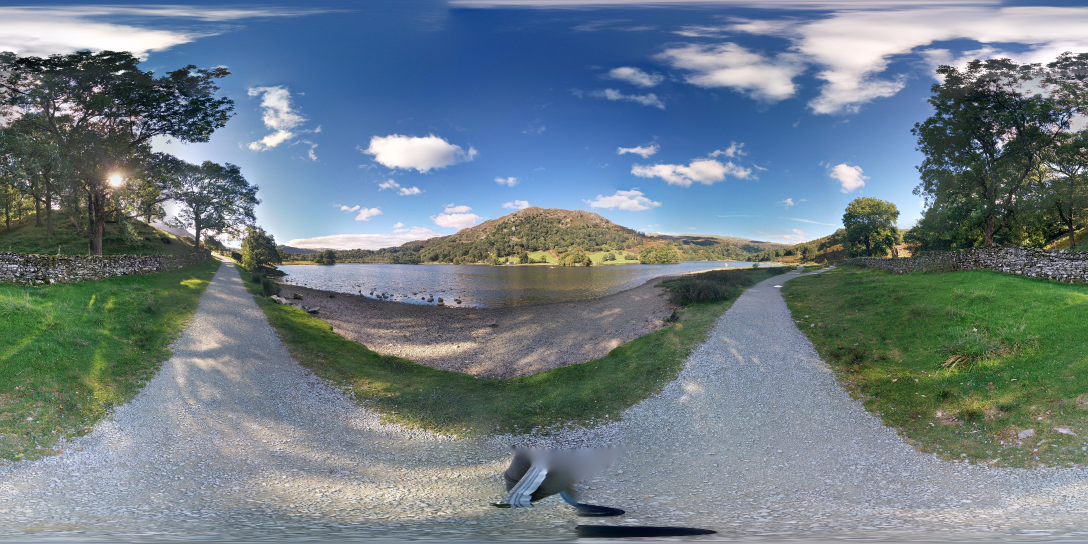
%> input picture monodepth/equirectangular.jpg, 2176 x 1088 px (shown at 1/2 size)
$ octave rotate_test.m   (GNU Octave 9; MATLAB toolbox functions it lacks are replaced by stand-ins)
%> lines starting %> are read from the running program, lines starting %| are printed output that depends on the picture
### calibration/rotate.m
function [output_image] = rotate(input_image, euler_angles)
%rotate Rotate the equirectangular image with the given rotation in the
% format of Euler angles.

    % Image width and height.
    w = size(input_image, 2);
    h = size(input_image, 1);
    output_image = zeros(h, w, 3);

    % Generate latitude and longitude grid.
    [S, T] = lat_long_grid(w, h);

    % Convert to Cartesian coordinates.
    X = cat(3, cos(T) .* sin(S), sin(T), cos(T) .* cos(S));
    X = reshape(permute(X, [3, 1, 2]), 3, []);

    % Create rotation matrix using inverse warp.
    euler_angles = - euler_angles;
    R = [
            cos(euler_angles(3)), - sin(euler_angles(3)), 0;
            sin(euler_angles(3)), cos(euler_angles(3)), 0;
            0, 0, 1
        ];
    R = [
            cos(euler_angles(2)), 0, sin(euler_angles(2));
            0, 1, 0;
            - sin(euler_angles(2)), 0, cos(euler_angles(2))
        ] * R;
    R = [
            1, 0, 0;
            0, cos(euler_angles(1)), - sin(euler_angles(1));
            0, sin(euler_angles(1)), cos(euler_angles(1))
        ] * R;

    % Rotate and convert back to UV coordinates.
    X = reshape(R * X, [3, h, w]);
    S = atan2(X(1, :, :), X(3, :, :));
    T = atan2(X(2, :, :), sqrt(X(1, :, :) .^ 2 + X(3, :, :) .^ 2));
    U = 1 + (w - 1) * (pi + S) / (2 * pi);
    V = 1 + (h - 1) * (pi / 2 + T) / pi;

    % Use bilinear sampling.
    output_image(:, :, 1) = interp2(input_image(:, :, 1), U, V, 'linear', 0);
    output_image(:, :, 2) = interp2(input_image(:, :, 2), U, V, 'linear', 0);
    output_image(:, :, 3) = interp2(input_image(:, :, 3), U, V, 'linear', 0);
end

### calibration/lat_long_grid.m
function [S, T] = lat_long_grid(w, h)
%lat_long_grid Create grid of latitude and longitude coordinates for an
% equirectangular image.
    [S, T] = meshgrid(linspace(-pi + 1e-6, pi - 1e-6, w), linspace(-pi / 2 + 1e-6, pi / 2 - 1e-6, h));
end

### calibration/rotate_test.m
equirectangular_image = imresize(im2double(imread('../monodepth/equirectangular.jpg')), [1024, 2048]);

rx = [0, 0, 0.5];
ry = [-0.5, 0.5, 0];
rz = [0, 0, 0.5];

for index = 1:3
    rotated_image = rotate(equirectangular_image, [rx(index), ry(index), rz(index)]);
    imwrite(rotated_image, sprintf('rotate_test_%d.jpg', index - 1));
end
%> this loop made 3 passes
%> pass 1, `rotated_image = rotate(equirectangular_image, [rx(index), ry(index), r..`:
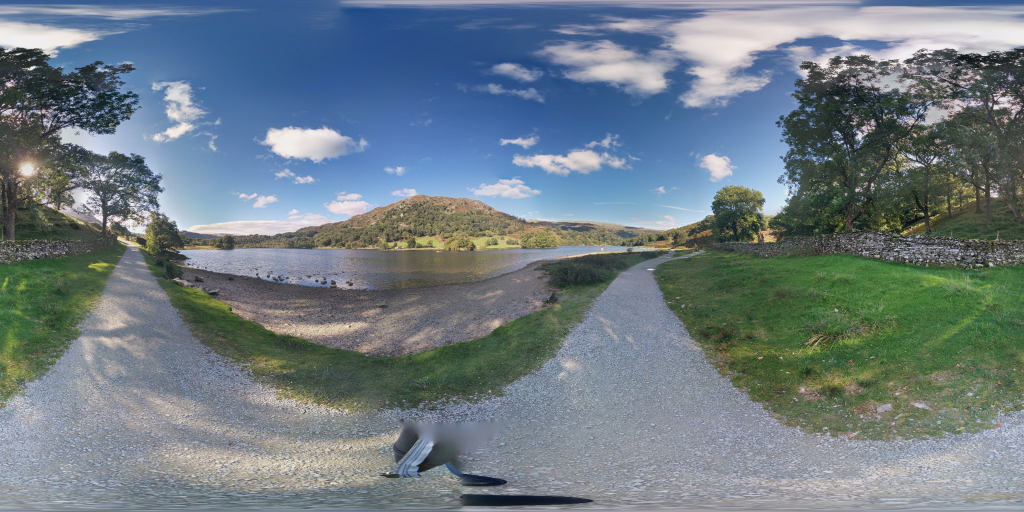
%> rotated_image: size 1024x2048x3 double (shown at 1/2 size); mean R, G, B 0.433, 0.493, 0.525; mean of the top-left, top-right, bottom-left and bottom-right quarters 0.494, 0.492, 0.476, 0.472; drawn with min black and max white
%> pass 2, `rotated_image = rotate(equirectangular_image, [rx(index), ry(index), r..`:
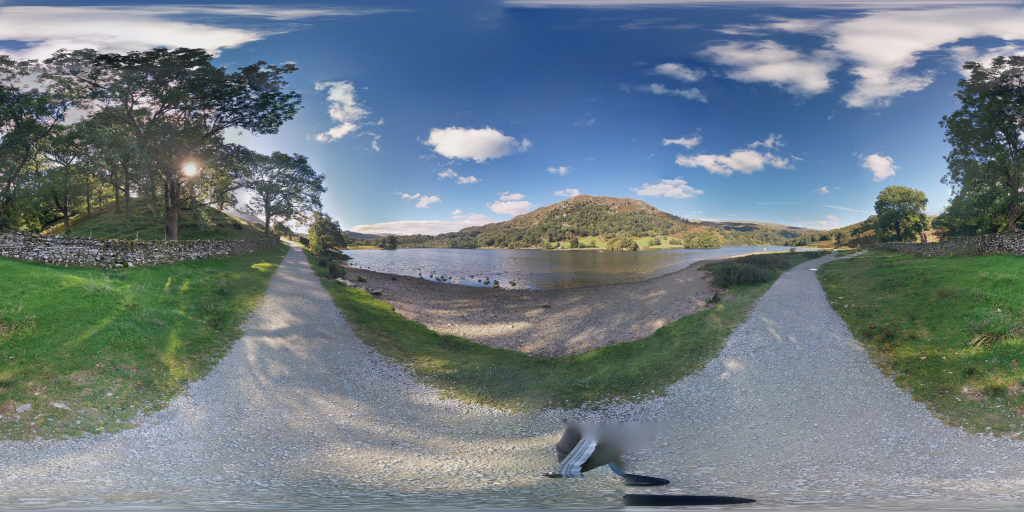
%> rotated_image: size 1024x2048x3 double (shown at 1/2 size); mean R, G, B 0.433, 0.493, 0.525; mean of the top-left, top-right, bottom-left and bottom-right quarters 0.475, 0.511, 0.493, 0.455; drawn with min black and max white
